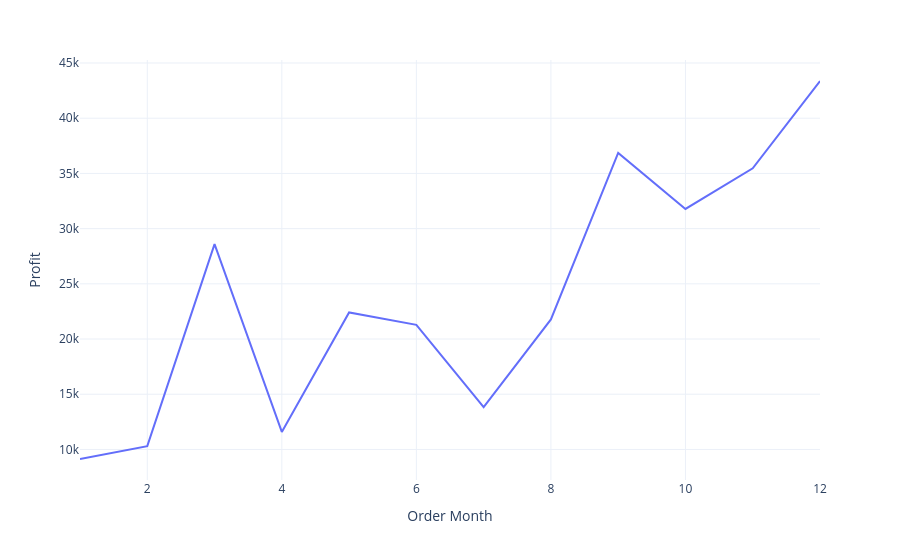

Notebook code for this chart:
### Code cell
fig_3 = px.line(
    Monthly_profit,
    x='Order Month',
    y = 'Profit'
)
fig_3.show()

### Figure 1 — Plotly figure (JSON) as saved in the notebook; plotly's stock layout.template omitted (floating-point values rounded to 4 significant figures)
{"data": [{"hovertemplate": "Order Month=%{x}<br>Profit=%{y}<extra></extra>", "legendgroup": "", "line": {"color": "#636efa", "dash": "solid"}, "marker": {"symbol": "circle"}, "mode": "lines", "name": "", "orientation": "v", "showlegend": false, "type": "scatter", "x": [1, 2, 3, 4, 5, 6, 7, 8, 9, 10, 11, 12], "xaxis": "x", "y": [9134.0, 10290.0, 28590.0, 11590.0, 22410.0, 21290.0, 13830.0, 21780.0, 36860.0, 31780.0, 35470.0, 43370.0], "yaxis": "y"}], "layout": {"legend": {"tracegroupgap": 0}, "margin": {"t": 60}, "xaxis": {"anchor": "y", "domain": [0, 1], "title": {"text": "Order Month"}}, "yaxis": {"anchor": "x", "domain": [0, 1], "title": {"text": "Profit"}}}}
